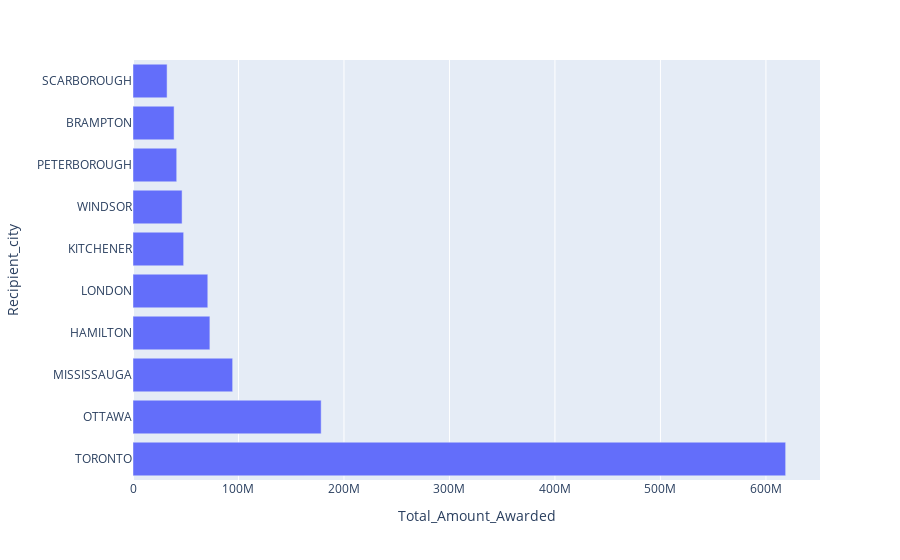

The notebook cell this image was saved under:
### Code cell
## Total grants by recipient city top 15
df_total_grants = df[['Amount_awarded','Recipient_org_city_update']]
df_total_grants_agg = df_total_grants.groupby('Recipient_org_city_update').agg(Total_Amount_Awarded = 
                                                                      ('Amount_awarded', 'sum')).reset_index()
df_total_grants_agg.columns = ['Recipient_city', 'Total_Amount_Awarded']
df_total_grants_agg = df_total_grants_agg.sort_values("Total_Amount_Awarded", ascending=False).reset_index()
df_total_grants_agg = df_total_grants_agg.head(10)
fig = px.bar(df_total_grants_agg, x="Total_Amount_Awarded", y="Recipient_city", orientation='h')
fig.show()

### Figure 1 — Plotly figure (JSON) as saved in the notebook; plotly's stock layout.template omitted (floating-point values rounded to 4 significant figures)
{"data": [{"alignmentgroup": "True", "hoverlabel": {"namelength": 0}, "hovertemplate": "Total_Amount_Awarded=%{x}<br>Recipient_city=%{y}", "legendgroup": "", "marker": {"color": "#636efa"}, "name": "", "offsetgroup": "", "orientation": "h", "showlegend": false, "textposition": "auto", "type": "bar", "x": [618695200, 178367200, 94470100, 72881121, 70902100, 48012900, 46531800, 41433800, 38951700, 32313400], "xaxis": "x", "y": ["TORONTO", "OTTAWA", "MISSISSAUGA", "HAMILTON", "LONDON", "KITCHENER", "WINDSOR", "PETERBOROUGH", "BRAMPTON", "SCARBOROUGH"], "yaxis": "y"}], "layout": {"barmode": "relative", "legend": {"tracegroupgap": 0}, "margin": {"t": 60}, "xaxis": {"anchor": "y", "domain": [0, 1], "title": {"text": "Total_Amount_Awarded"}}, "yaxis": {"anchor": "x", "domain": [0, 1], "title": {"text": "Recipient_city"}}}}
